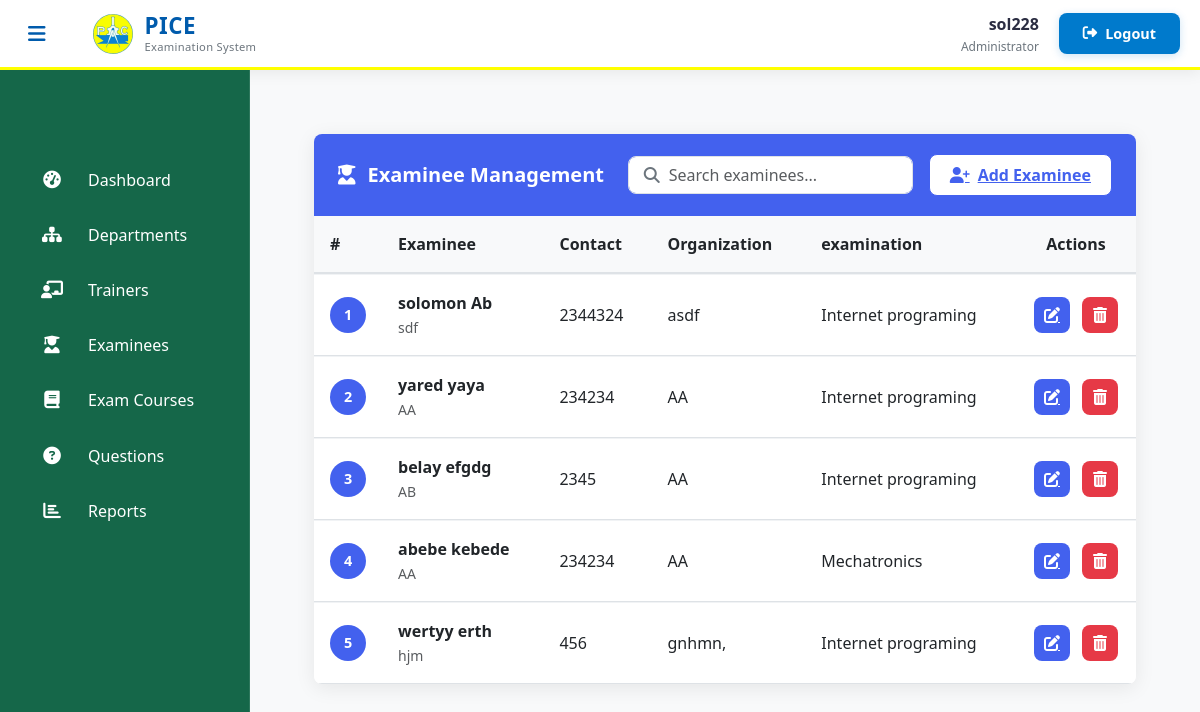
/admin-view-student (signed in), run on the app's committed database.
### student/models.py (models this page shows, shortened)
class Student(models.Model):
    user=models.OneToOneField(User,on_delete=models.CASCADE)
    address = models.CharField(max_length=40)
    mobile = models.CharField(max_length=20,null=False)
    organization = models.CharField(max_length=200, null=False)
    course = models.ForeignKey(
        'exam.Course',
        on_delete=models.SET_NULL,
        null=True
    )
    department = models.ForeignKey(
        'exam.Department',  # Reference to your Department model
        on_delete=models.SET_NULL,
        null=True,
        blank=True,
        related_name='students'
    )
    @property
    def get_name(self):
        return self.user.first_name+" "+self.user.last_name

### exam/models.py (models this page shows, shortened)
class Course(models.Model):
    course_name = models.CharField(max_length=50)
    question_number = models.PositiveIntegerField()
    total_marks = models.PositiveIntegerField(default=100)
    given_time = models.PositiveIntegerField(default=60)
    department = models.ForeignKey(Department, on_delete=models.CASCADE, related_name='course_set')
    def __str__(self):
        return self.course_name

### exam/views.py (the view)
# urls.py: path('admin-view-student', views.admin_view_student_view,name='admin-view-student'),
@login_required(login_url='adminlogin')
def admin_view_student_view(request):
    student_list = SMODEL.Student.objects.all().order_by('id')
    paginator = Paginator(student_list, 10)
    page_number = request.GET.get('page')
    students = paginator.get_page(page_number)
    return render(request, 'exam/admin_view_student.html', {'students': students})

### templates/exam/admin_view_student.html (shortened to what this page needs)
{% extends 'exam/adminbase.html' %}
{% block content %}
{% load static %}
<head>
  <link href="https://cdn.jsdelivr.net/npm/bootstrap@5.3.0/dist/css/bootstrap.min.css" rel="stylesheet">
  <link rel="stylesheet" href="https://cdnjs.cloudflare.com/ajax/libs/font-awesome/6.4.0/css/all.min.css">
</head>
<div class="dashboard-container">
  <div class="card">
    <div class="card-header">
      <h5 class="card-title">
        <i class="fas fa-user-graduate"></i> Examinee Management
      </h5>
      <div class="header-actions">
        <div class="search-container">
          <i class="fas fa-search search-icon"></i>
          <input type="text" class="form-control search-input" placeholder="Search examinees...">
        </div>
        <a href="/student/studentsignup" class="add-examinee-btn">
          <i class="fas fa-user-plus"></i> Add Examinee
        </a>
      </div>
    </div>
    <div class="table-responsive">
      <table class="table table-hover align-middle">
        <thead>
          <tr>
            <th style="width: 50px;">#</th>
            <th>Examinee</th>
            <th>Contact</th>
            <th>Organization</th>
            <th>examination</th>
            <th class="text-center" style="width: 120px;">Actions</th>
          </tr>
        </thead>
        <tbody>
          {% if students %}
            {% for student in students %}
              <tr>
                <td>
                  <div class="avatar">
                    {{ forloop.counter0|add:students.start_index }}
                  </div>
                </td>
                <td>
                  <div class="fw-semibold">{{ student.get_name }}</div>
                  <small class="text-muted">{{ student.address|truncatechars:30 }}</small>
                </td>
                <td>
                  <div>{{ student.mobile }}</div>
                </td>
                <td>{{ student.organization|truncatechars:30|default:"-" }}</td>
                <td>{{ student.course|truncatechars:30|default:"-" }}</td>
                <td>
                  <div class="action-btns">
                    <a href="{% url 'update-student' student.id %}" class="btn-action btn-edit" title="Edit">
                      <i class="fas fa-edit"></i>
                    </a>
                    <a href="{% url 'delete-student' student.id %}"
                       class="btn-action btn-delete"
                       title="Delete"
                       onclick="return confirm('Are you sure you want to delete this examinee?');">
                      <i class="fas fa-trash-alt"></i>
                    </a>
                  </div>
                </td>
              </tr>
            {% endfor %}
          {% endif %}
        </tbody>
      </table>
    </div>
  </div>
</div>
{% endblock content %}

### templates/exam/adminbase.html (shortened to what this page needs)
<!DOCTYPE html>
{% load static %}
<html lang="en" dir="ltr">
<head>
  <link href="https://cdn.jsdelivr.net/npm/bootstrap@5.3.0/dist/css/bootstrap.min.css" rel="stylesheet">
  <link rel="stylesheet" href="https://cdnjs.cloudflare.com/ajax/libs/font-awesome/6.4.0/css/all.min.css">
</head>
<body>
  <header class="admin-header">
    <div class="header-container">
      <div class="header-left">
        <button class="sidebar-toggle" id="sidebarToggle">
          <i class="fas fa-bars"></i>
        </button>
        <div class="brand-logo">
          <img src="/static/image/logo.jpg" alt="PICE Logo" class="header-logo">
          <div class="logo-text">
            <span class="logo-main">PICE</span>
            <span class="logo-sub">Examination System</span>
          </div>
        </div>
      </div>
      <div class="header-right">
        <div class="user-profile">
          <span class="username">{{user.username}}</span>
          <div class="user-role">Administrator</div>
        </div>
        <a href="/logout" class="logout-btn">
          <i class="fas fa-sign-out-alt"></i>
          <span class="logout-text">Logout</span>
        </a>
      </div>
    </div>
  </header>
  <aside class="admin-sidebar">
    <nav class="sidebar-menu">
      <div class="menu-container">
        <a href="/admin-dashboard" class="menu-item">
          <div class="menu-icon"><i class="fas fa-tachometer-alt"></i></div>
          <span class="menu-text">Dashboard</span>
        </a>
        <a href="/admin-department" class="menu-item">
          <div class="menu-icon"><i class="fas fa-sitemap"></i></div>
          <span class="menu-text">Departments</span>
        </a>
        <a href="/admin-teacher" class="menu-item">
          <div class="menu-icon"><i class="fas fa-chalkboard-teacher"></i></div>
          <span class="menu-text">Trainers</span>
        </a>
        <a href="/admin-student" class="menu-item">
          <div class="menu-icon"><i class="fas fa-user-graduate"></i></div>
          <span class="menu-text">Examinees</span>
        </a>
        <a href="/admin-course" class="menu-item">
          <div class="menu-icon"><i class="fas fa-book"></i></div>
          <span class="menu-text">Exam Courses</span>
        </a>
        <a href="/admin-question" class="menu-item">
          <div class="menu-icon"><i class="fas fa-question-circle"></i></div>
          <span class="menu-text">Questions</span>
        </a>
        <a href="/admin-report" class="menu-item">
          <div class="menu-icon"><i class="fas fa-chart-bar"></i></div>
          <span class="menu-text">Reports</span>
        </a>
      </div>
    </nav>
  </aside>
  <main class="admin-content">
    {% block content %}{% endblock content %}
  </main>
</body>
</html>

### templates/exam/adminbase.html (style rules this page uses)
:root { --yellow-primary: #FFFF00; --blue-primary: #007ACC; --blue-dark: #005BAC; --sidebar-color: #156749; --content-bg: #FFFFFF; --card-bg: #F8F9FA; --text-light: #FFFFFF; --text-dark: #2B2D42; --text-muted: #6C757D; --border-radius: 8px; --transition: all 0.3s cubic-bezier(0.25, 0.8, 0.25, 1); }
body { font-family: 'Segoe UI', system-ui, -apple-system, sans-serif; background-color: var(--content-bg); color: var(--text-dark); overflow-x: hidden; }
.admin-header { background: #FFFFFF; height: 70px; position: fixed; top: 0; left: 0; right: 0; z-index: 1000; box-shadow: 0 2px 15px rgba(0, 0, 0, 0.08); border-bottom: 3px solid #FFFF00; display: flex; align-items: center; padding: 0 20px; }
.header-container { width: 100%; display: flex; justify-content: space-between; align-items: center; }
.header-left { display: flex; align-items: center; gap: 15px; }
.header-right { display: flex; align-items: center; gap: 20px; }
.sidebar-toggle { background: none; border: none; color: #005BAC; font-size: 1.25rem; cursor: pointer; padding: 8px; border-radius: 4px; transition: all 0.3s ease; }
.brand-logo { display: flex; align-items: center; gap: 12px; }
.header-logo { height: 40px; width: 40px; object-fit: contain; border-radius: 4px; }
.logo-text { display: flex; flex-direction: column; line-height: 1.2; }
.logo-main { font-weight: 700; font-size: 1.4rem; color: #005BAC; letter-spacing: 0.5px; }
.logo-sub { font-size: 0.7rem; color: #6C757D; font-weight: 500; letter-spacing: 0.3px; }
.user-profile { text-align: right; }
.username { font-weight: 600; color: #2B2D42; display: block; }
.user-role { font-size: 0.75rem; color: #6C757D; margin-top: 2px; }
.logout-btn { background: #007ACC; color: white; border: none; padding: 8px 16px; border-radius: 4px; font-weight: 500; font-size: 0.9rem; text-decoration: none; display: flex; align-items: center; gap: 8px; transition: all 0.3s ease; }
.logout-text { display: inline-block; }
.admin-sidebar { width: 250px; height: 100vh; position: fixed; top: 70px; left: 0; background: var(--sidebar-color); color: var(--text-light); transition: var(--transition); z-index: 1020; overflow-y: auto; border-right: 1px solid rgba(255, 255, 255, 0.1); padding-top: 4rem; }
.sidebar-menu { padding: 1rem 0; }
.menu-item { display: flex; align-items: center; padding: 0.85rem 1.5rem; color: var(--text-light); text-decoration: none; transition: var(--transition); margin: 0.25rem 1rem; border-radius: var(--border-radius); font-weight: 500; transition: background 0.3s ease, transform 0.2s ease; gap: 0.75rem; }
.menu-item i { width: 24px; text-align: center; margin-right: 0.75rem; font-size: 1.1rem; }
.admin-content { margin-left: 250px; margin-top: 70px; padding: 2rem; min-height: calc(100vh - 70px); transition: var(--transition); background-color: var(--card-bg); }
.logout-btn { background: var(--blue-primary); color: white; border: none; padding: 0.6rem 1.5rem; border-radius: var(--border-radius); font-weight: 600; transition: var(--transition); display: flex; align-items: center; gap: 0.5rem; box-shadow: 0 2px 8px rgba(0, 122, 204, 0.2); }
.sidebar-toggle { background: none; border: none; color: var(--blue-dark); font-size: 1.25rem; cursor: pointer; margin-right: 1.5rem; transition: var(--transition); }

### data on the page
Student: get_name "solomon Ab", address "sdf", mobile "2344324", organization "asdf", course "Internet programing"
Student: get_name "yared yaya", address "AA", mobile "234234", organization "AA", course "Internet programing"
Student: get_name "belay efgdg", address "AB", mobile "2345", organization "AA", course "Internet programing"
Student: get_name "abebe kebede", address "AA", mobile "234234", organization "AA", course "Mechatronics"
Student: get_name "wertyy erth", address "hjm", mobile "456", organization "gnhmn,", course "Internet programing"

### other printed values
{{ user.username }} "sol228"
